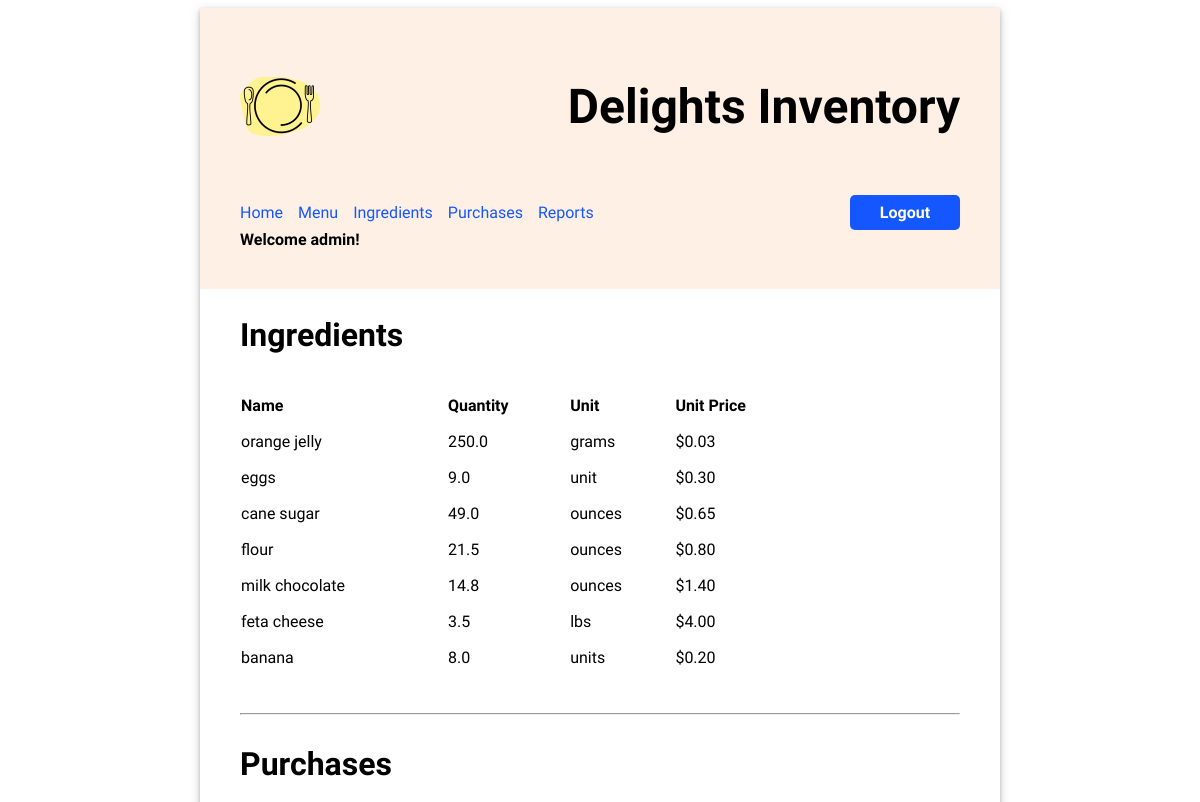
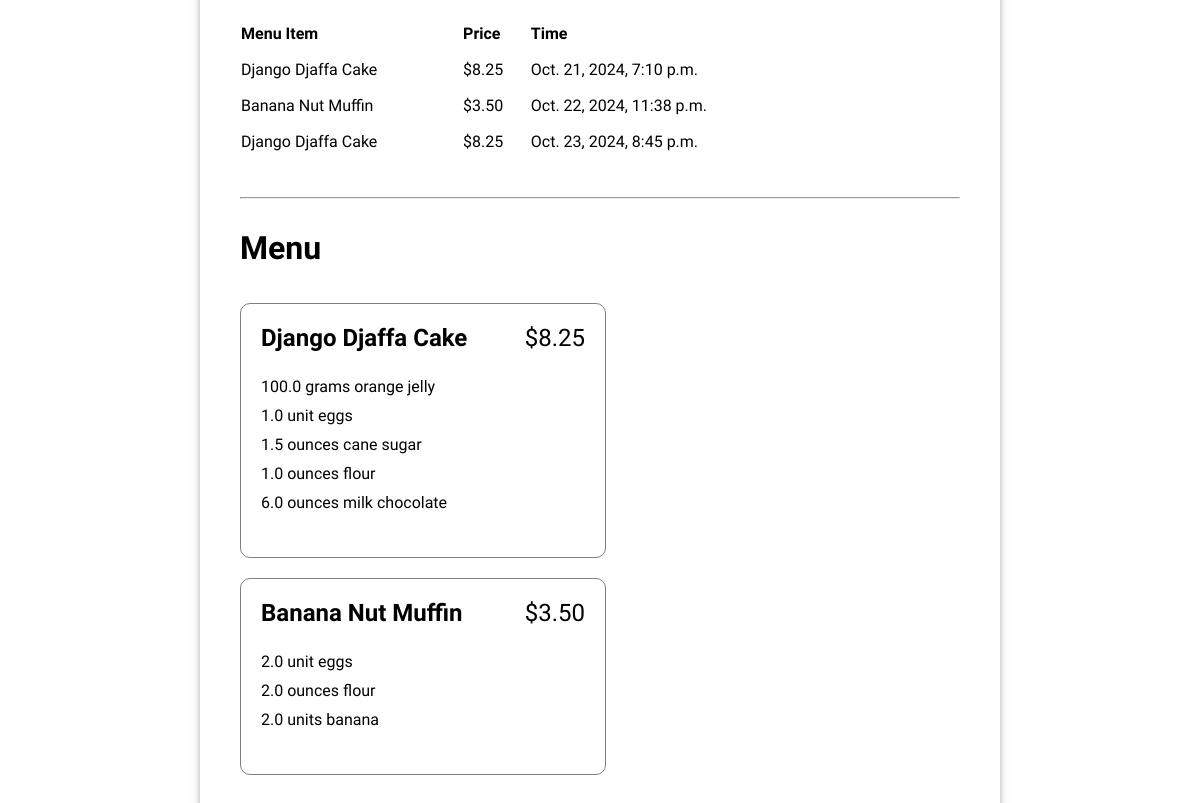
Page / (signed in) on the earlier database version (2 pictures, top to bottom).
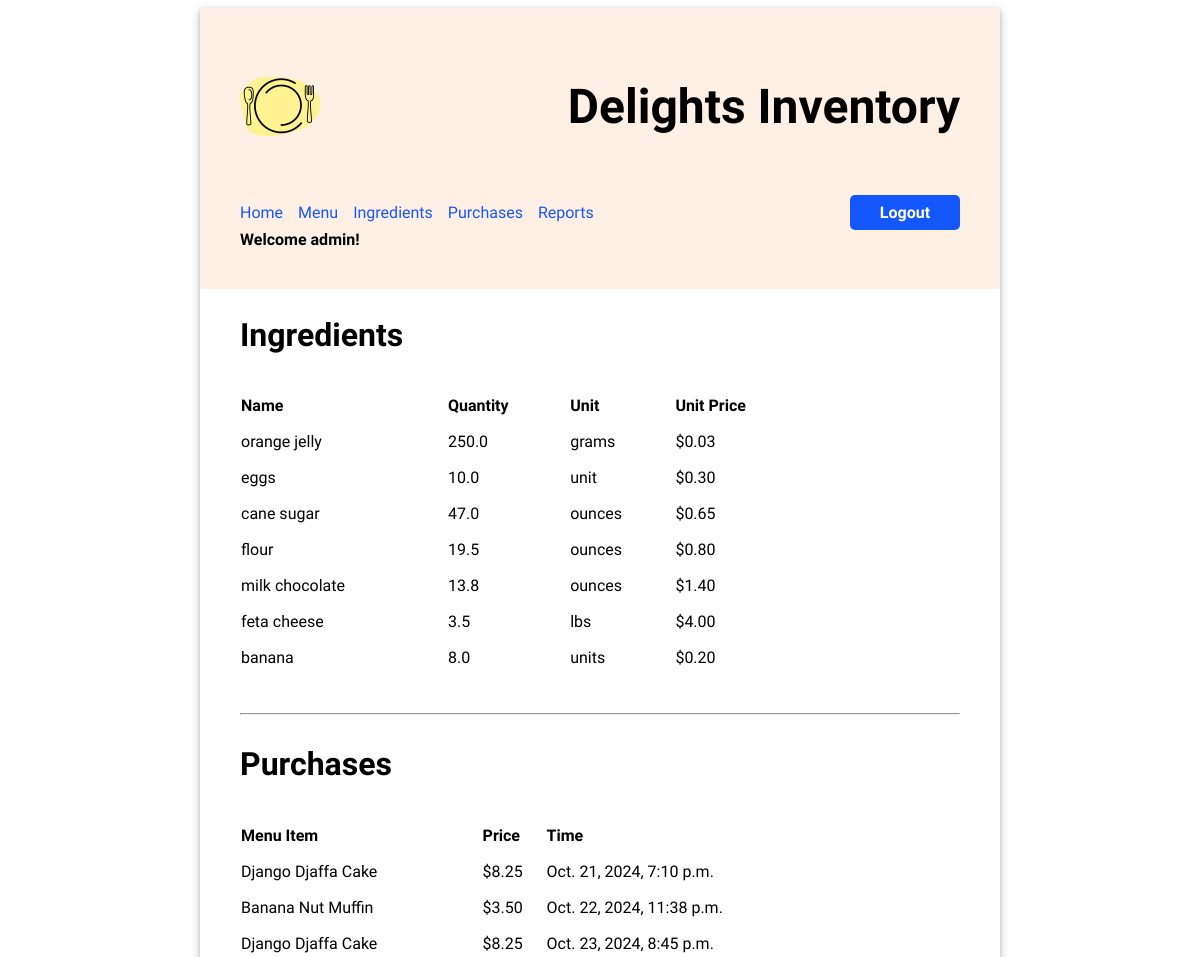
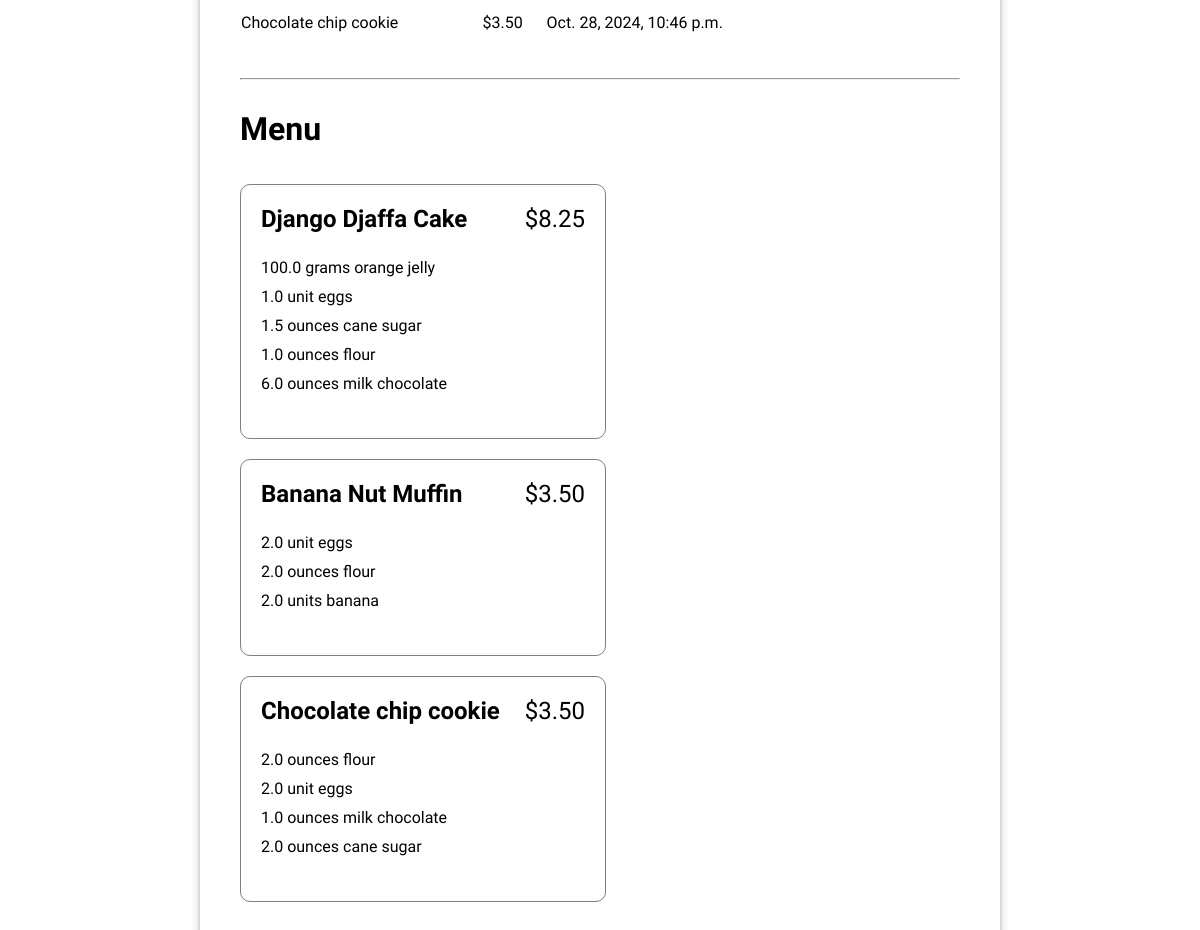
Same page on the later database version (2 pictures, top to bottom).
### inventory/models.py (models this page shows, shortened)
class Ingredient(models.Model):
    name = models.CharField(max_length=200)
    quantity = models.FloatField(default=0)
    unit = models.CharField(max_length=200)
    unit_price = models.FloatField(default=0)

class Purchase(models.Model):
    menu_item = models.ForeignKey(MenuItem, on_delete=models.CASCADE)
    timestamp = models.DateTimeField(auto_now_add=True)

class MenuItem(models.Model):
    title = models.CharField(max_length=200)
    price = models.FloatField(default=0)

class RecipeRequirement(models.Model):
    menu_item = models.ForeignKey(MenuItem, on_delete=models.CASCADE)
    ingredient = models.ForeignKey(Ingredient, on_delete=models.CASCADE)
    quantity = models.FloatField(default=0)

### inventory/views.py (the view)
# urls.py: path("", views.HomeView.as_view(), name='home'),
class HomeView(LoginRequiredMixin, TemplateView):
    template_name = "inventory/home.html"
    def get_context_data(self, **kwargs):
        context = super().get_context_data(**kwargs)
        context["all_ingredients"] = Ingredient.objects.all()
        context["menu_items"] = MenuItem.objects.all()
        context["purchases"] = Purchase.objects.all()
        return context

### inventory/templates/inventory/home.html (shortened to what this page needs)
{% extends 'base.html' %}
{% load static %}
{% block content %}
<div class="home">
    <div>
        <h2>Ingredients</h2>
        <table class="inventory-table">
            <thead>
                <tr>
                    <th>Name</th>
                    <th>Quantity</th>
                    <th>Unit</th>
                    <th>Unit Price</th>
                </tr>
            </thead>
            <tbody>
            {% for ingredient in all_ingredients %}
                <tr>
                    <td>{{ ingredient.name }}</td>
                    <td>{{ ingredient.quantity }}</td>
                    <td>{{ ingredient.unit }}</td>
                    <td class="price">${{ ingredient.unit_price|stringformat:".2f" }}</td>
                </tr>
            {% endfor %}
            </tbody>
        </table>
    </div>
    <hr/>
    <div>
        <h2>Purchases</h2>
        <table class="inventory-table">
            <thead>
                <tr>
                    <th>Menu Item</th>
                    <th>Price</th>
                    <th>Time</th>
                </tr>
            </thead>
            <tbody>
            {% for purchase in purchases %}
                <tr>
                    <td>{{ purchase.menu_item.title }}</td>
                    <td class="price">${{ purchase.menu_item.price|stringformat:".2f" }}</td>
                    <td>{{ purchase.timestamp }}</td>
                </tr>
            {% endfor %}
            </tbody>
        </table>
    </div>
    <hr/>
    <div>
        <h2>Menu</h2>
        <ul class="menu-items">
            {% for menu_item in menu_items %}
                <li>
                    <div class="menu-item-header">
                        <div class="menu-item-title">{{ menu_item.title }}</div>
                        <div class="menu-item-price">${{ menu_item.price|stringformat:".2f" }}</div>
                    </div>
                    <ul class="menu-item-ingredients">
                        {% for recipe_requirement in menu_item.reciperequirement_set.all %}
                        <li>{{ recipe_requirement.quantity }} {{recipe_requirement.ingredient.unit }} {{ recipe_requirement.ingredient.name }}</li>
                        {% endfor %}
                    </ul>
                </li>
            {% endfor %}
            </ul>
    </div>
</div>
{% endblock %}

### inventory/templates/base.html (shortened to what this page needs)
{% load static %}
<!DOCTYPE html>
<html>
<head>
    <link rel="stylesheet" type="text/css" href="{% static 'routes/style.css' %}" />
</head>
<body>
    <div class="app">
        <header>
            <div class="header-first-row">
                <img src="{% static 'routes/food-pic.png' %}" alt="Inventory Logo" width="80px" />
                <h1 class="title">Delights Inventory</h1>
            </div>
            <nav class="navbar">
                <a class="nav-item" href="{% url 'home' %}">Home</a>
                <a class="nav-item" href="{% url 'menu' %}">Menu</a>
                <a class="nav-item" href="{% url 'ingredients' %}">Ingredients</a>
                <a class="nav-item" href="{% url 'purchases' %}">Purchases</a>
                <a class="nav-item" href="{% url 'reports' %}">Reports</a>
                {% if user.is_authenticated %}
                <a class="logout" href="/logout">Logout</a>
                {% endif %}
            </nav>
            {% if user.username %}
                 <h4 class="header-greet">Welcome {{ user.username }}!</h4>
            {% endif %}
        </header>
        <main>{% block content %}{% endblock %}</main>
    </div>
</body>
</html>

### inventory/static/routes/style.css (style rules this page uses)
body { font-family: 'Oxygen', sans-serif; }
input[type=submit], button, .logout, .logout-button { background-color: #1557FF; color: white; border: 0px; border-radius: 5px; padding: 12px 20px; font-weight: bold; font-size: 1em; text-decoration: none; text-align: center; height: max-content; width: auto; }
.logout { height: max-content; margin: 30px; padding: 10px; }
hr { margin: 30px 0; }
header { background-color: #FFF0E5; min-height: 200px; display: flex; flex-direction: column; align-items: flex-start; padding: 40px; }
.header-first-row { width: 100%; display: flex; justify-content: space-between; align-items: center; }
.title { font-size: 3em; padding: 30px 0; margin: auto 0; }
.header-greet { margin: 0; }
.navbar { margin-top: 30px; display: flex; width: 100%; align-items: center; }
.navbar a { text-decoration: none; padding: 8px 0; color: #1557FF; margin-right: 15px; }
.navbar a.logout { display: inline-block; padding: 8px 15px; margin: 0 0 0 auto; height: auto; min-width: 80px; color: white; text-align: center; background-color: #1557FF; border-radius: 5px; }
.app { min-width: 800px; max-width: 60%; margin: 0 auto; box-shadow: 0 2px 4px rgba(0, 0, 0, 0.2), 0 3px 10px rgba(0, 0, 0, 0.19); }
main { display: flex; flex-direction: column; padding: 0 40px 20px; justify-content: center; }
main h2 { font-size: 2em; }
main table { text-align: left; border-collapse: separate; border-spacing: 0 15px; width: 80%; }
::placeholder { color: #999; opacity: 1; font-style: italic; }
.menu-items { display: flex; flex-wrap: wrap; padding: 0; justify-content: space-between; list-style-type: none; }
.menu-items * { padding: 0; }
.menu-items > li { display: flex; flex-direction: column; padding: 20px; border: 1px solid grey; margin: 10px 0; border-radius: 10px; justify-content: left; flex-basis: 45%; }
.menu-items ul { list-style-type: none; }
.menu-item-header { display: flex; flex-direction: row; justify-content: space-between; font-size: 1.5em; }
.menu-item-title { font-weight: bold; }
.menu-item-ingredients { padding: 20px 0; }
.menu-item-ingredients * { padding: 5px 0; }
a { text-decoration: none; color: #1557FF; }

Differences in the rows shown:
changed Ingredient "eggs": quantity "9.0" → "10.0"
changed Ingredient "cane sugar": quantity "49.0" → "47.0"
changed Ingredient "flour": quantity "21.5" → "19.5"
changed Ingredient "milk chocolate": quantity "14.8" → "13.8"
added Purchase: menu_item "Chocolate chip cookie", menu_item.price "3.50", timestamp "Oct. 28, 2024, 10:46 p.m."
added MenuItem: title "Chocolate chip cookie", price "3.50"
added RecipeRequirement: quantity "2.0", ingredient.unit "ounces", ingredient.name "flour", shown under "Chocolate chip cookie"
added RecipeRequirement: quantity "2.0", ingredient.unit "unit", ingredient.name "eggs", shown under "Chocolate chip cookie"
added RecipeRequirement: quantity "1.0", ingredient.unit "ounces", ingredient.name "milk chocolate", shown under "Chocolate chip cookie"
added RecipeRequirement: quantity "2.0", ingredient.unit "ounces", ingredient.name "cane sugar", shown under "Chocolate chip cookie"
